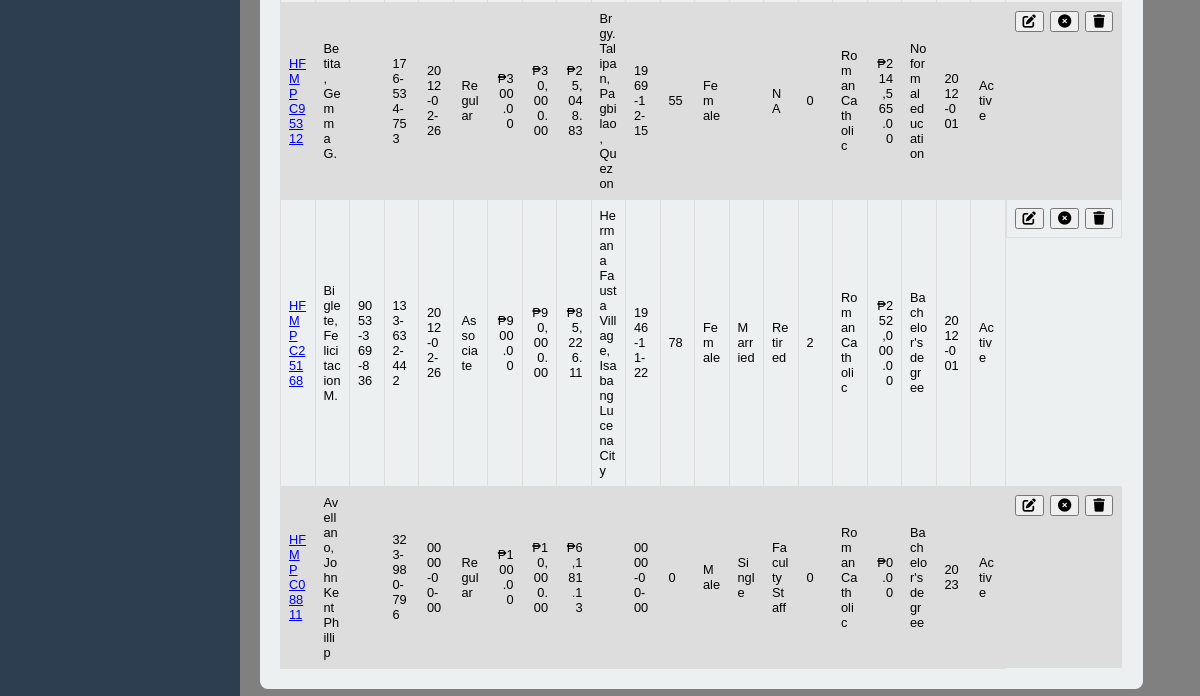
Page /coop_members.php (signed in, lower part) on the earlier database version.
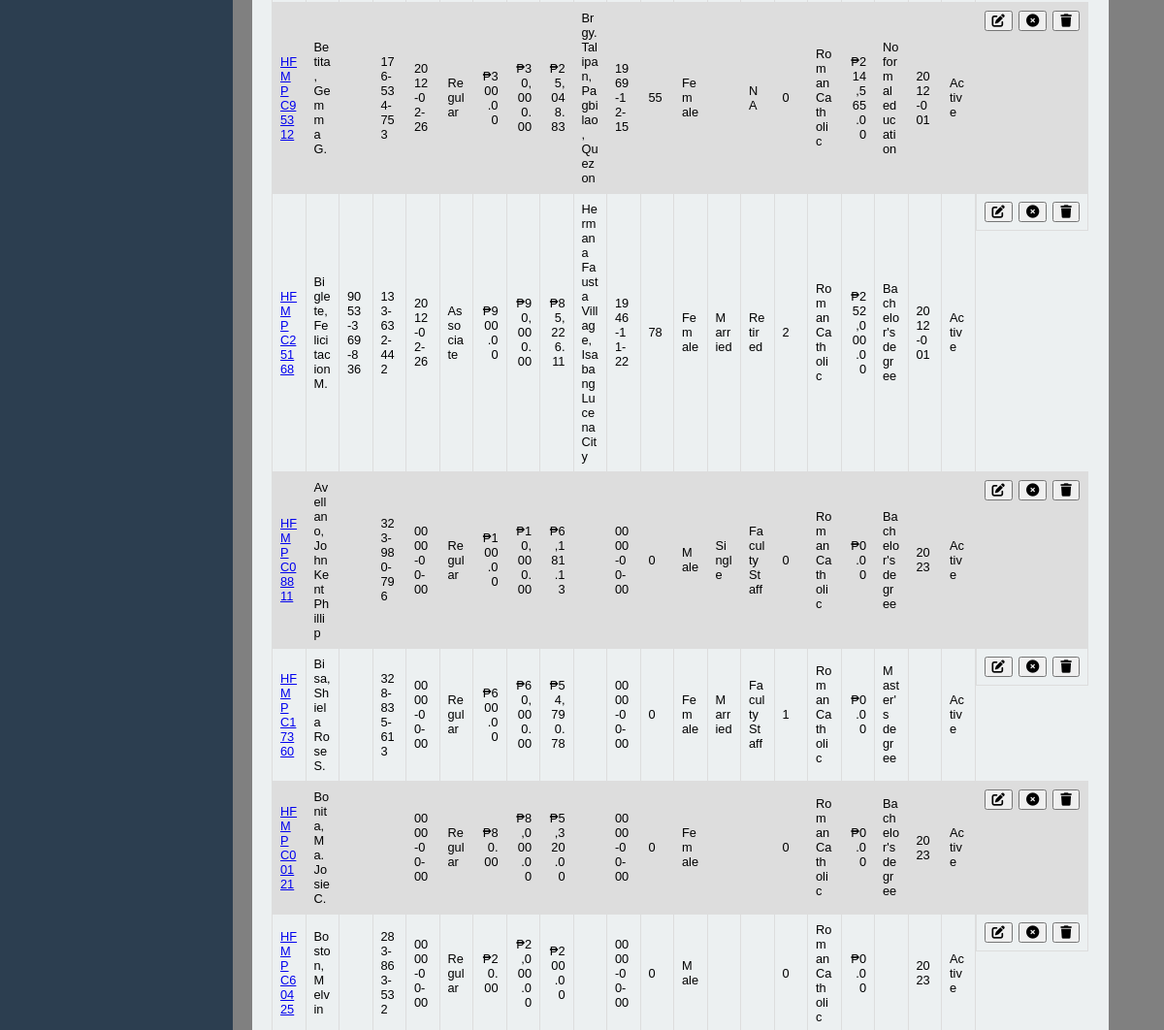
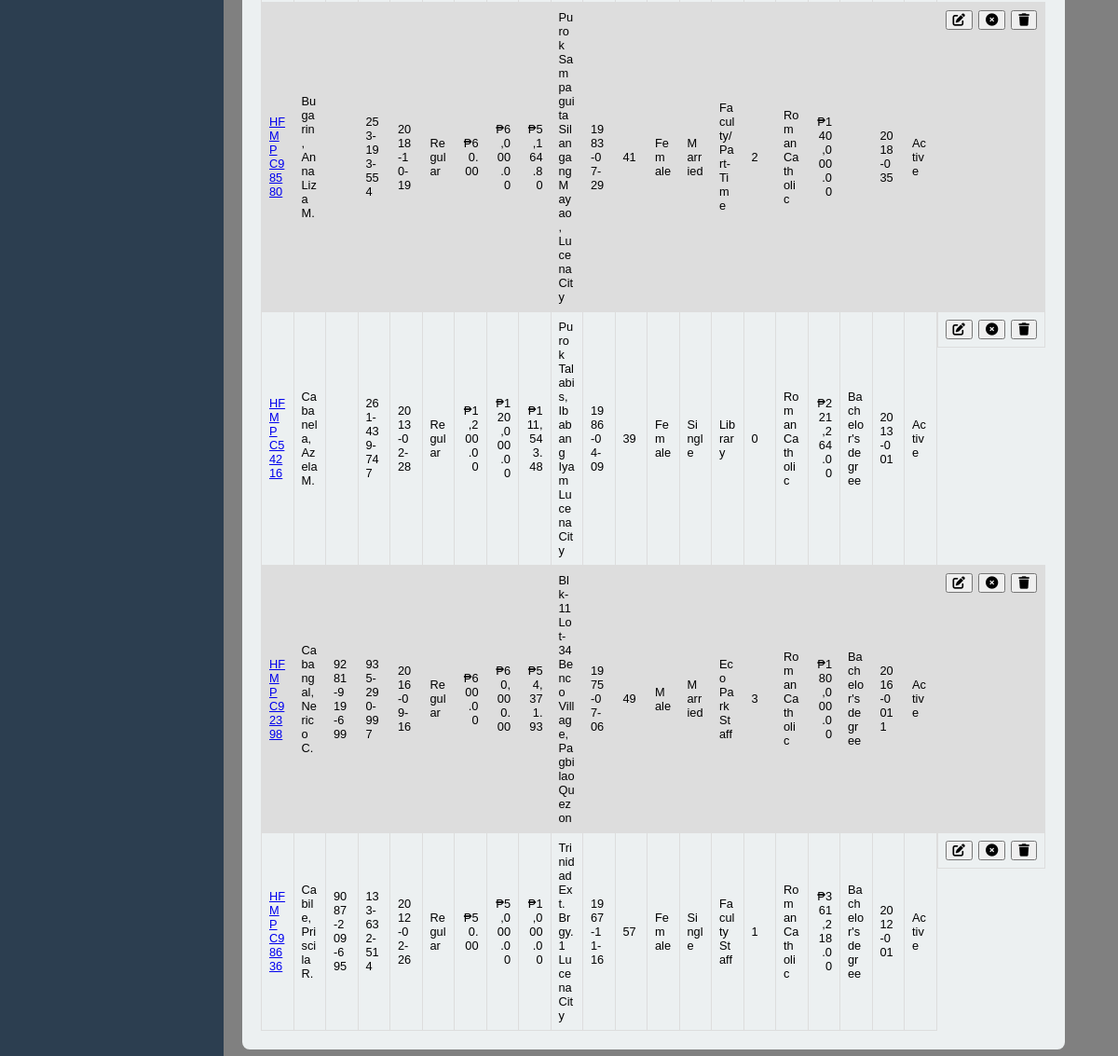
Same page on the later database version (2 pictures, top to bottom).
### tables this page shows
CREATE TABLE `coop_members` (
  `coop_id` int(50) NOT NULL AUTO_INCREMENT,
  `membership_id` varchar(50) NOT NULL,
  `name_of_member` varchar(255) NOT NULL,
  `contact_number` varchar(20) NOT NULL,
  `tin` varchar(15) NOT NULL,
  `date_accepted` date NOT NULL,
  `bod_resolution` varchar(50) NOT NULL,
  `type_of_membership` varchar(50) NOT NULL,
  `shares_subscribed` decimal(10,2) NOT NULL,
  `amount_subscribed` decimal(10,2) NOT NULL,
  `initial_paid_up` decimal(10,2) NOT NULL,
  `address` text NOT NULL,
  `date_of_birth` date NOT NULL,
  `age` int(11) NOT NULL,
  `gender` varchar(20) DEFAULT NULL,
  `civil_status` varchar(50) DEFAULT NULL,
  `occupation` varchar(100) NOT NULL,
  `number_of_dependents` int(11) NOT NULL,
  `religious` varchar(100) NOT NULL,
  `annual_income` decimal(10,2) NOT NULL,
  `date_terminated` date DEFAULT NULL,
  `educational_attainment` varchar(50) DEFAULT NULL,
  `status` int(5) NOT NULL,
  `remarks` varchar(10) NOT NULL,
  `created_at` timestamp NOT NULL DEFAULT current_timestamp(),
  PRIMARY KEY (`coop_id`)
);

### coop_members.php (the view, shortened to what the changed rows need)
<?php include 'header.php' ?>
<link rel="stylesheet" href="assets/coop_members_shared_capitals.css">
<link rel="stylesheet" href="assets/message.css">
<main class="content-member">
  <section class="stats-member">
    <div class="card-member">
      <div style="overflow-x:auto;">
        <table id="member-table">
          <tbody>
            <?php
            $sql = "SELECT coop_id, membership_id, name_of_member, contact_number, tin, date_accepted, type_of_membership, shares_subscribed, amount_subscribed, initial_paid_up, address, date_of_birth, age, gender, civil_status, occupation, number_of_dependents, religious, annual_income, educational_attainment, bod_resolution, status FROM coop_members WHERE remarks IS NULL OR Remarks != 'Deleted'";
            $result = $conn->query($sql);
            if ($result->num_rows > 0) {
                while ($row = $result->fetch_assoc()) {
                  echo "<tr>";
                  echo '<td><a href="coop_members_profile.php?id=' . htmlspecialchars($row['membership_id']) . '">' . htmlspecialchars($row['membership_id']) . '</a></td>';
                  echo "<td>" . htmlspecialchars($row['name_of_member']) . "</td>";
                  echo "<td>" . htmlspecialchars($row['contact_number']) . "</td>";
                  echo "<td>" . htmlspecialchars($row['tin']) . "</td>";
                  echo "<td>" . htmlspecialchars($row['date_accepted']) . "</td>";
                  echo "<td>" . htmlspecialchars($row['type_of_membership']) . "</td>";
                  echo "<td style='text-align: right;'> ₱". number_format($row['shares_subscribed'], 2) . "</td>";
                  echo "<td style='text-align: right;'> ₱". number_format($row['amount_subscribed'], 2) . "</td>";
                  echo "<td style='text-align: right;'> ₱". number_format($row['initial_paid_up'], 2) . "</td>";
                  echo "<td>" . htmlspecialchars($row['address']) . "</td>";
                  echo "<td>" . htmlspecialchars($row['date_of_birth']) . "</td>";
                  echo "<td>" . htmlspecialchars($row['age']) . "</td>";
                  echo "<td>" . htmlspecialchars($row['gender']) . "</td>";
                  echo "<td>" . htmlspecialchars($row['civil_status']) . "</td>";
                  echo "<td>" . htmlspecialchars($row['occupation']) . "</td>";
                  echo "<td>" . htmlspecialchars($row['number_of_dependents']) . "</td>";
                  echo "<td>" . htmlspecialchars($row['religious']) . "</td>";
                  echo "<td style='text-align: right;'> ₱". number_format($row['annual_income'], 2) . "</td>";
                  echo "<td>" . htmlspecialchars($row['educational_attainment']) . "</td>";
                  echo "<td>" . htmlspecialchars($row['bod_resolution']) . "</td>";
                  $statusText = ($row['status'] == 1) ? 'Active' : (($row['status'] == 0) ? 'Withdrawn' : 'Unknown');
                  echo "<td>" . htmlspecialchars($statusText) . "</td>";
                  echo "<td style='display: flex; justify-content: space-between; align-items: center; border'>";
                  echo "<button class='edit-btn' onclick='openEditMemberModal(" . htmlspecialchars($row['coop_id']) . ", \"" . htmlspecialchars($row['name_of_member']) . "\", \"" . htmlspecialchars($row['contact_number']) . "\", \"" . htmlspecialchars($row['tin']) . "\", \"" . htmlspecialchars($row['date_accepted']) . "\", \"" . htmlspecialchars($row['bod_resolution']) . "\", \"" . htmlspecialchars($row['civil_status']) . "\", \"" . htmlspecialchars($row['occupation']) . "\", \"" . htmlspecialchars($row['number_of_dependents']) . "\", \"" . htmlspecialchars($row['type_of_membership']) . "\", \"" . htmlspecialchars($row['shares_subscribed']) . "\", \"" . htmlspecialchars($row['amount_subscribed']) . "\", \"" . htmlspecialchars($row['initial_paid_up']) . "\", \"" . htmlspecialchars($row['address']) . "\", \"" . htmlspecialchars($row['date_of_birth']) . "\", \"" . htmlspecialchars($row['age']) . "\", \"" . htmlspecialchars($row['gender']) . "\", \"" . htmlspecialchars($row['religious']) . "\", \"" . htmlspecialchars($row['annual_income']) . "\")'><i class='fa-solid fa-pen-to-square'></i></button>";
                  echo '<a class="update-btn" href="coop_update_status.php?coop_id=' . $row['membership_id'] . '&status=' . ($row['status'] == 0 ? 1 : 0) . '" onclick="return confirm(\'Are you sure you want to ' . ($row['status'] == 0 ? 'activate' : 'deactivate') . ' this member?\')">';
                      echo ($row['status'] == 0 ? '<button><i class="fas fa-check-circle"></i></button>' : '<button><i class="fas fa-times-circle"></i></button>');
                      echo '</a>';
                      echo '<a href="coop_members_delete_functions.php?id=' . htmlspecialchars($row['membership_id']) . '" class="delete-btn" onclick="return confirm(\'Are you sure you want to delete this member? all data such as Shared Capital Records will be deleted?\')"><button><i class="fa-solid fa-trash"></i></button></a>';
                  echo "</td>";
                  echo "</tr>";
                }
            } else {
                echo "<tr><td colspan='21'>No members found</td></tr>";
            }
            ?>
          </tbody>
        </table>
      </div>
    </div>
  </section>
</main>
</body>
</html>

Differences in the rows shown:
added coop_members: membership "HFMPC17360", name_of_member "Bisa, Shiela Rose S.", tin "328-835-613", date_accepted "0000-00-00", type_of_membership "Regular", shares_subscribed "600.00", amount_subscribed "60,000.00", initial_paid_up "54,790.78", date_of_birth "0000-00-00", age "0", gender "Female", civil_status "Married", occupation "Faculty Staff", number_of_dependents "1", religious "Roman Catholic", annual_income "0.00", educational_attainment "Master's degree", status "Active"
added coop_members: membership "HFMPC00121", name_of_member "Bonita, Ma. Josie C.", date_accepted "0000-00-00", type_of_membership "Regular", shares_subscribed "80.00", amount_subscribed "8,000.00", initial_paid_up "5,320.00", date_of_birth "0000-00-00", age "0", gender "Female", number_of_dependents "0", religious "Roman Catholic", annual_income "0.00", educational_attainment "Bachelor's degree", bod_resolution "2023", status "Active"
added coop_members: membership "HFMPC60425", name_of_member "Boston, Melvin", tin "283-863-532", date_accepted "0000-00-00", type_of_membership "Regular", shares_subscribed "20.00", amount_subscribed "2,000.00", initial_paid_up "200.00", date_of_birth "0000-00-00", age "0", gender "Male", number_of_dependents "0", religious "Roman Catholic", annual_income "0.00", bod_resolution "2023", status "Active"
added coop_members: membership "HFMPC98580", name_of_member "Bugarin, Anna Liza M.", tin "253-193-554", date_accepted "2018-10-19", type_of_membership "Regular", shares_subscribed "60.00", amount_subscribed "6,000.00", initial_paid_up "5,164.80", address "Purok Sampaguita Silangang Mayao, Lucena City", date_of_birth "1983-07-29", age "41", gender "Female", civil_status "Married", occupation "Faculty/Part-Time", number_of_dependents "2", religious "Roman Catholic", annual_income "140,000.00", bod_resolution "2018-035", status "Active"
added coop_members: membership "HFMPC54216", name_of_member "Cabanela, Azela M.", tin "261-439-747", date_accepted "2013-02-28", type_of_membership "Regular", shares_subscribed "1,200.00", amount_subscribed "120,000.00", initial_paid_up "111,543.48", address "Purok Talabis, Ibabang Iyam Lucena City", date_of_birth "1986-04-09", age "39", gender "Female", civil_status "Single", occupation "Library", number_of_dependents "0", religious "Roman Catholic", annual_income "221,264.00", educational_attainment "Bachelor's degree", bod_resolution "2013-001", status "Active"
added coop_members: membership "HFMPC92398", name_of_member "Cabangal, Nerico C.", contact_number "9281-919-699", tin "935-290-997", date_accepted "2016-09-16", type_of_membership "Regular", shares_subscribed "600.00", amount_subscribed "60,000.00", initial_paid_up "54,371.93", address "Blk-11 Lot-34 Benco Village, Pagbilao Quezon", date_of_birth "1975-07-06", age "49", gender "Male", civil_status "Married", occupation "Eco Park Staff", number_of_dependents "3", religious "Roman Catholic", annual_income "180,000.00", educational_attainment "Bachelor's degree", bod_resolution "2016-0011", status "Active"
added coop_members: membership "HFMPC98636", name_of_member "Cabile, Priscila R.", contact_number "9087-209-695", tin "133-632-514", date_accepted "2012-02-26", type_of_membership "Regular", shares_subscribed "50.00", amount_subscribed "5,000.00", initial_paid_up "1,000.00", address "Trinidad Ext. Brgy. 1 Lucena City", date_of_birth "1967-11-16", age "57", gender "Female", civil_status "Single", occupation "Faculty Staff", number_of_dependents "1", religious "Roman Catholic", annual_income "361,218.00", educational_attainment "Bachelor's degree", bod_resolution "2012-001", status "Active"
